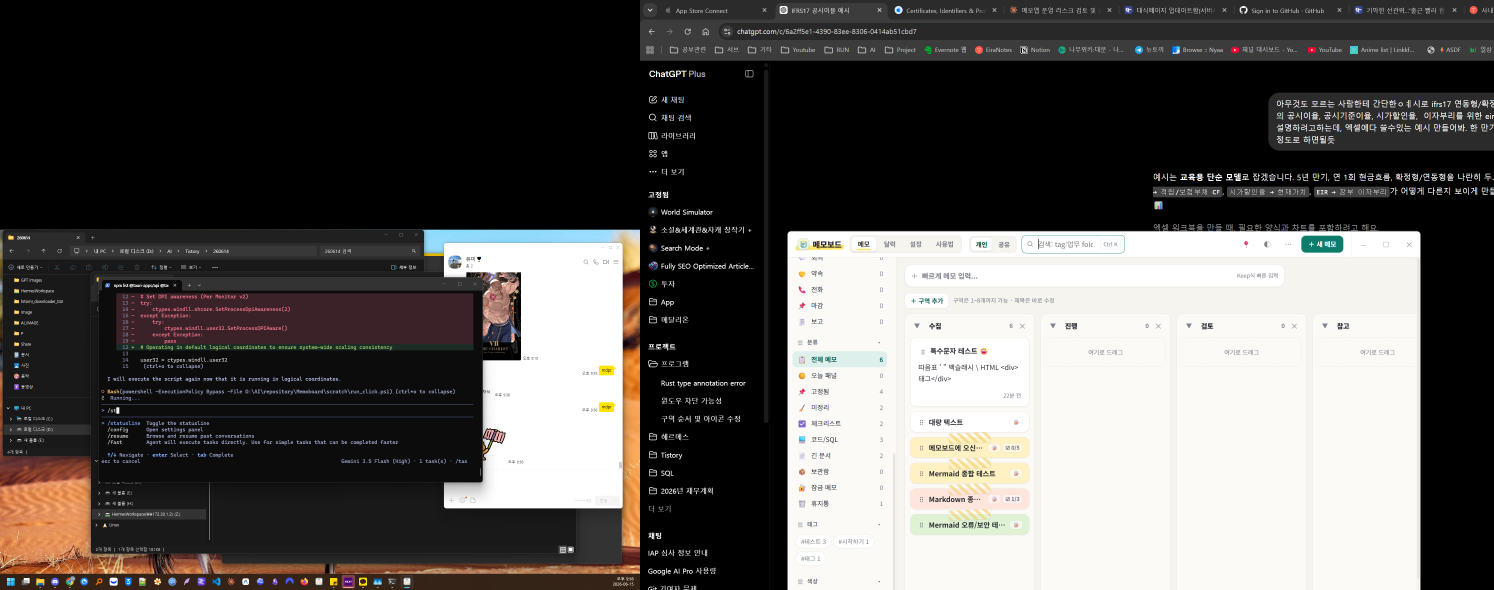
#> input picture scratch/screenshot.png, 4480 x 1769 px, found by its file name (shown at 1/3 size)
$ python crop_memoboard.py
#> lines starting #> are read from the running program, lines starting #| are printed output that depends on the picture
from PIL import Image

# Open screenshot
img = Image.open("D:/AI/repository/Memoboard/scratch/screenshot.png")
#> img is the input picture: PIL image 4480x1769 RGB; mean R, G, B 91.6, 89, 86.9

# [7 lines of commented-out code are left out]

crop_area = (2020, 100, 3300, 920)
cropped_img = img.crop(crop_area)
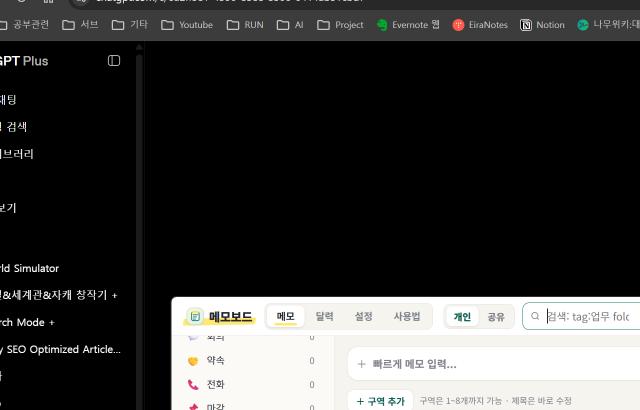
#> cropped_img: PIL image 1280x820 RGB (shown at 1/2 size); mean R, G, B 57.1, 57.1, 56.4
cropped_img.save("D:/AI/repository/Memoboard/scratch/crop.png")
print("Cropped image size:", cropped_img.size)
#| Cropped image size: (1280, 820)
